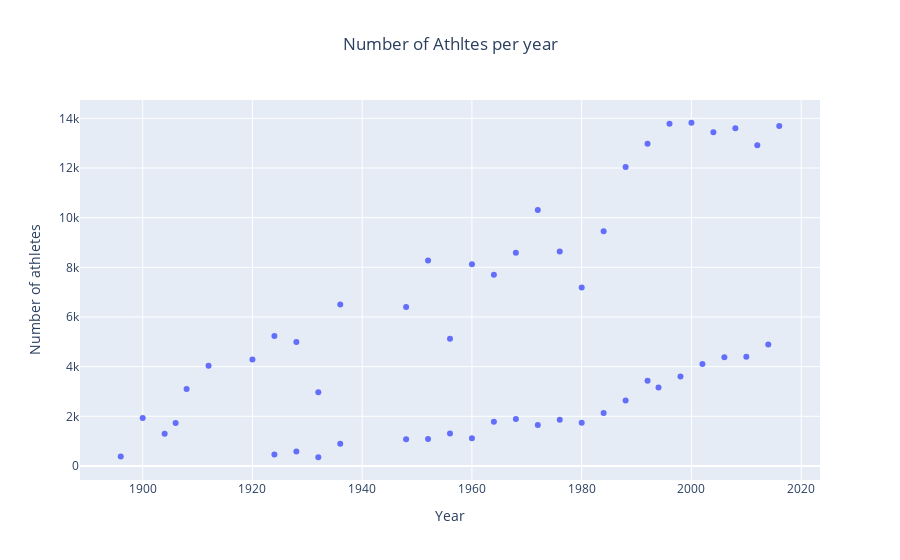

Here is the notebook cell this chart was saved with:
### Code cell
fig  =  go.Figure()

fig.add_trace(go.Scatter(x=data2['Year'], y = data2['Athlets'], mode='markers'))
fig.update_layout(dict(title='Number of Athltes per year',title_x=0.5, xaxis=dict(title='Year'), yaxis=dict(title='Number of athletes')))
fig.show()

### Figure 1 — Plotly figure (JSON) as saved in the notebook; plotly's stock layout.template omitted (floating-point values rounded to 4 significant figures)
{"data": [{"mode": "markers", "type": "scatter", "x": [1896, 1900, 1904, 1906, 1908, 1912, 1920, 1924, 1924, 1928, 1928, 1932, 1932, 1936, 1936, 1948, 1948, 1952, 1952, 1956, 1956, 1960, 1960, 1964, 1964, 1968, 1968, 1972, 1972, 1976, 1976, 1980, 1980, 1984, 1984, 1988, 1988, 1992, 1992, 1994, 1996, 1998, 2000, 2002, 2004, 2006, 2008, 2010, 2012, 2014, 2016], "y": [380, 1936, 1301, 1733, 3101, 4040, 4292, 5233, 460, 4992, 582, 2969, 352, 6506, 895, 6405, 1075, 8270, 1088, 5127, 1307, 8119, 1116, 7702, 1778, 8588, 1891, 10304, 1655, 8641, 1861, 7191, 1746, 9454, 2134, 12037, 2639, 12977, 3436, 3160, 13780, 3605, 13821, 4109, 13443, 4382, 13602, 4402, 12920, 4891, 13688]}], "layout": {"title": {"text": "Number of Athltes per year", "x": 0.5}, "xaxis": {"title": {"text": "Year"}}, "yaxis": {"title": {"text": "Number of athletes"}}}}
